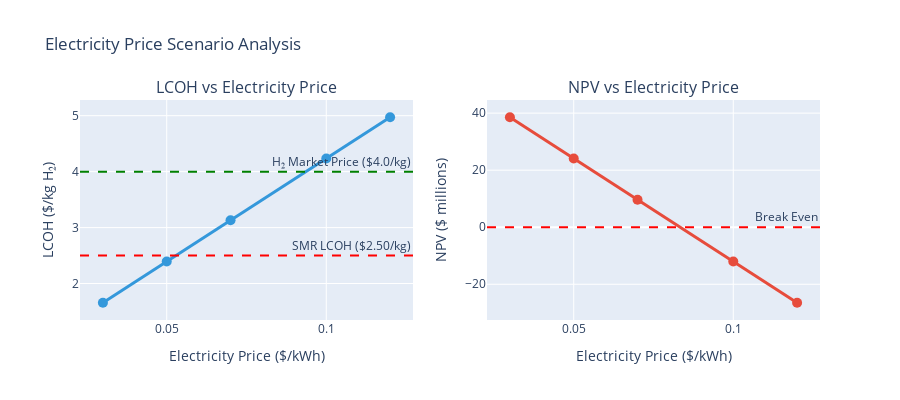

Notebook cell for this chart:
### Code cell
# Detailed scenario analysis for electricity price
# This is the most sensitive variable and represents renewable energy availability

electricity_scenarios = {
    'Scenario': [
        'Very Low\n(Abundant Renewables)',
        'Low\n(TX/Midwest Wind)',
        'Base Case\n(Industrial Average)',
        'High\n(CA/Northeast)',
        'Very High\n(Peak/Premium)'
    ],
    'Electricity Price ($/kWh)': [0.03, 0.05, 0.07, 0.10, 0.12],
    'Context': [
        'West Texas wind, overnight rates',
        'PPA with wind farm',
        'Standard industrial rate',
        'High-cost regions',
        'Peak demand pricing'
    ]
}

scenario_df = pd.DataFrame(electricity_scenarios)

# Calculate metrics for each scenario
lcoh_scenarios = []
npv_scenarios = []
margin_scenarios = []

for elec_price in scenario_df['Electricity Price ($/kWh)']:
    # Recalculate electricity cost
    annual_elec = hydrogen_production * energy_per_h2 * elec_price
    
    # Recalculate variable costs
    new_variable_costs = (rng_cost + annual_elec + cooling_water_cost + process_water_cost)
    
    # Recalculate margin
    new_margin = total_revenue - new_variable_costs
    margin_pct = new_margin / total_revenue * 100
    
    # Estimate NPV impact
    cost_delta = annual_elec - electricity_cost
    annuity_factor = (1 - (1 + discount_rate)**(-plant_lifetime)) / discount_rate
    new_npv = results['NPV'] - cost_delta * annuity_factor
    
    # LCOH estimate
    # Simplified: base LCOH + electricity cost change per kg H2
    lcoh_delta = (elec_price - electricity_price) * energy_per_h2
    new_lcoh = lcoh + lcoh_delta
    
    lcoh_scenarios.append(new_lcoh)
    npv_scenarios.append(new_npv)
    margin_scenarios.append(margin_pct)

scenario_df['LCOH ($/kg)'] = lcoh_scenarios
scenario_df['NPV ($M)'] = [x/1e6 for x in npv_scenarios]
scenario_df['Gross Margin (%)'] = margin_scenarios

# Display table
display(scenario_df[['Scenario', 'Electricity Price ($/kWh)', 'LCOH ($/kg)', 
                     'NPV ($M)', 'Gross Margin (%)']].style.format({
    'Electricity Price ($/kWh)': '{:.2f}',
    'LCOH ($/kg)': '{:.2f}',
    'NPV ($M)': '{:.1f}',
    'Gross Margin (%)': '{:.1f}%'
}).set_properties(**{'text-align': 'center'}))

# Visualize
fig = make_subplots(
    rows=1, cols=2,
    subplot_titles=('LCOH vs Electricity Price', 'NPV vs Electricity Price')
)

fig.add_trace(
    go.Scatter(
        x=scenario_df['Electricity Price ($/kWh)'],
        y=scenario_df['LCOH ($/kg)'],
        mode='lines+markers',
        name='LCOH',
        line=dict(width=3, color='#3498db'),
        marker=dict(size=10)
    ),
    row=1, col=1
)

# Add H2 market price reference
fig.add_hline(y=h2_price, line_dash="dash", line_color="green", 
              annotation_text=f"H₂ Market Price (${h2_price}/kg)",
              row=1, col=1)

# add SMR LCOH
fig.add_hline(y=2.50, line_dash="dash", line_color="red",
              annotation_text="SMR LCOH ($2.50/kg)",
              row=1, col=1)

fig.add_trace(
    go.Scatter(
        x=scenario_df['Electricity Price ($/kWh)'],
        y=scenario_df['NPV ($M)'],
        mode='lines+markers',
        name='NPV',
        line=dict(width=3, color='#e74c3c'),
        marker=dict(size=10)
    ),
    row=1, col=2
)

fig.add_hline(y=0, line_dash="dash", line_color="red",
              annotation_text="Break Even",
              row=1, col=2)

fig.update_xaxes(title_text="Electricity Price ($/kWh)", row=1, col=1)
fig.update_xaxes(title_text="Electricity Price ($/kWh)", row=1, col=2)
fig.update_yaxes(title_text="LCOH ($/kg H₂)", row=1, col=1)
fig.update_yaxes(title_text="NPV ($ millions)", row=1, col=2)

fig.update_layout(height=400, showlegend=False, title_text="Electricity Price Scenario Analysis")

fig.show()

print(f"\n💡 Strategic Insights:")
print(f"\n🌟 Best Case (Abundant Renewables at $0.03/kWh):")
print(f"   • LCOH: ${lcoh_scenarios[0]:.2f}/kg")
print(f"   • NPV: ${npv_scenarios[0]/1e6:.1f}M")
print(f"   • Project is HIGHLY attractive")

print(f"\n⚠️ Worst Case (Premium Electricity at $0.12/kWh):")
print(f"   • LCOH: ${lcoh_scenarios[-1]:.2f}/kg")
print(f"   • NPV: ${npv_scenarios[-1]/1e6:.1f}M")
worst_viable = "still viable" if npv_scenarios[-1] > 0 else "NOT viable"
print(f"   • Project is {worst_viable}")

print(f"\n🎯 Optimal Deployment Strategy:")
print(f"   • Target regions with low-cost renewable electricity")
print(f"   • Co-locate with wind/solar farms for direct PPAs")
print(f"   • Consider regions: West Texas, Midwest, Pacific Northwest")
print(f"   • Avoid: High electricity cost regions unless H₂ prices are premium")

### Figure 1 — Plotly figure (JSON) as saved in the notebook; plotly's stock layout.template omitted (floating-point values rounded to 4 significant figures)
{"data": [{"line": {"color": "#3498db", "width": 3}, "marker": {"size": 10}, "mode": "lines+markers", "name": "LCOH", "type": "scatter", "x": [0.03, 0.05, 0.07, 0.1, 0.12], "xaxis": "x", "y": [1.656, 2.393, 3.13, 4.235, 4.972], "yaxis": "y"}, {"line": {"color": "#e74c3c", "width": 3}, "marker": {"size": 10}, "mode": "lines+markers", "name": "NPV", "type": "scatter", "x": [0.03, 0.05, 0.07, 0.1, 0.12], "xaxis": "x2", "y": [38.56, 24.1, 9.653, -12.02, -26.47], "yaxis": "y2"}], "layout": {"annotations": [{"font": {"size": 16}, "showarrow": false, "text": "LCOH vs Electricity Price", "x": 0.225, "xanchor": "center", "xref": "paper", "y": 1, "yanchor": "bottom", "yref": "paper"}, {"font": {"size": 16}, "showarrow": false, "text": "NPV vs Electricity Price", "x": 0.775, "xanchor": "center", "xref": "paper", "y": 1, "yanchor": "bottom", "yref": "paper"}, {"showarrow": false, "text": "H₂ Market Price ($4.0/kg)", "x": 1, "xanchor": "right", "xref": "x domain", "y": 4, "yanchor": "bottom", "yref": "y"}, {"showarrow": false, "text": "SMR LCOH ($2.50/kg)", "x": 1, "xanchor": "right", "xref": "x domain", "y": 2.5, "yanchor": "bottom", "yref": "y"}, {"showarrow": false, "text": "Break Even", "x": 1, "xanchor": "right", "xref": "x2 domain", "y": 0, "yanchor": "bottom", "yref": "y2"}], "height": 400, "shapes": [{"line": {"color": "green", "dash": "dash"}, "type": "line", "x0": 0, "x1": 1, "xref": "x domain", "y0": 4, "y1": 4, "yref": "y"}, {"line": {"color": "red", "dash": "dash"}, "type": "line", "x0": 0, "x1": 1, "xref": "x domain", "y0": 2.5, "y1": 2.5, "yref": "y"}, {"line": {"color": "red", "dash": "dash"}, "type": "line", "x0": 0, "x1": 1, "xref": "x2 domain", "y0": 0, "y1": 0, "yref": "y2"}], "showlegend": false, "title": {"text": "Electricity Price Scenario Analysis"}, "xaxis": {"anchor": "y", "domain": [0, 0.45], "title": {"text": "Electricity Price ($/kWh)"}}, "xaxis2": {"anchor": "y2", "domain": [0.55, 1], "title": {"text": "Electricity Price ($/kWh)"}}, "yaxis": {"anchor": "x", "domain": [0, 1], "title": {"text": "LCOH ($/kg H₂)"}}, "yaxis2": {"anchor": "x2", "domain": [0, 1], "title": {"text": "NPV ($ millions)"}}}}
